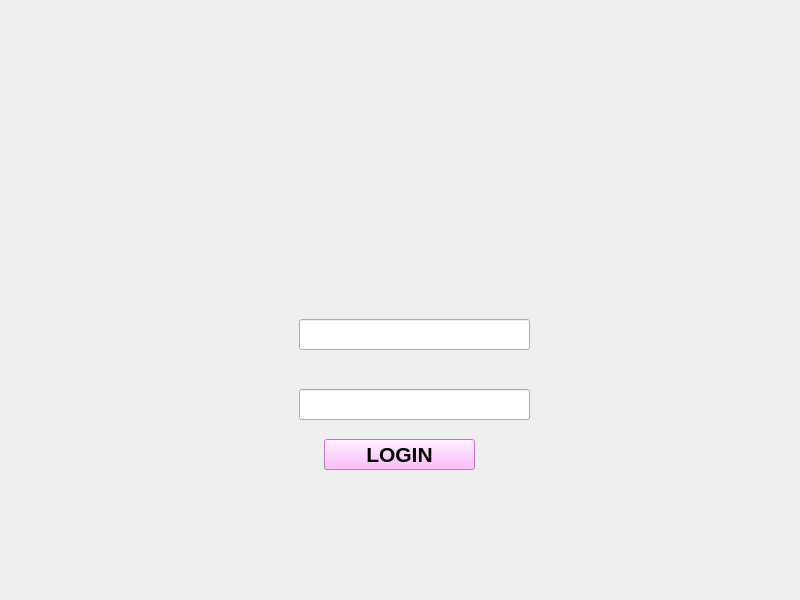
<?xml version="1.0" encoding="UTF-8"?>
<ui version="4.0">
 <class>HalamanUtama</class>
 <widget class="QWidget" name="HalamanUtama">
  <property name="geometry">
   <rect>
    <x>0</x>
    <y>0</y>
    <width>800</width>
    <height>600</height>
   </rect>
  </property>
  <property name="windowTitle">
   <string>Form</string>
  </property>
  <widget class="QWidget" name="widget" native="true">
   <property name="geometry">
    <rect>
     <x>-1</x>
     <y>-1</y>
     <width>801</width>
     <height>601</height>
    </rect>
   </property>
   <property name="styleSheet">
    <string notr="true">QWidget #widget {
	background-image: url(:/gambar/Group 2.png);
}</string>
   </property>
   <widget class="QLineEdit" name="lineEditUsername">
    <property name="geometry">
     <rect>
      <x>300</x>
      <y>320</y>
      <width>231</width>
      <height>31</height>
     </rect>
    </property>
    <property name="styleSheet">
     <string notr="true"/>
    </property>
   </widget>
   <widget class="QLineEdit" name="lineEditPassword">
    <property name="geometry">
     <rect>
      <x>300</x>
      <y>390</y>
      <width>231</width>
      <height>31</height>
     </rect>
    </property>
    <property name="styleSheet">
     <string notr="true"/>
    </property>
    <property name="echoMode">
     <enum>QLineEdit::EchoMode::Password</enum>
    </property>
   </widget>
   <widget class="QPushButton" name="pushLogin">
    <property name="geometry">
     <rect>
      <x>325</x>
      <y>440</y>
      <width>151</width>
      <height>31</height>
     </rect>
    </property>
    <property name="font">
     <font>
      <family>System</family>
      <pointsize>16</pointsize>
      <bold>true</bold>
     </font>
    </property>
    <property name="autoFillBackground">
     <bool>false</bool>
    </property>
    <property name="styleSheet">
     <string notr="true">background-color: rgb(255, 170, 255);</string>
    </property>
    <property name="text">
     <string>LOGIN</string>
    </property>
   </widget>
  </widget>
 </widget>
 <resources/>
 <connections/>
</ui>
